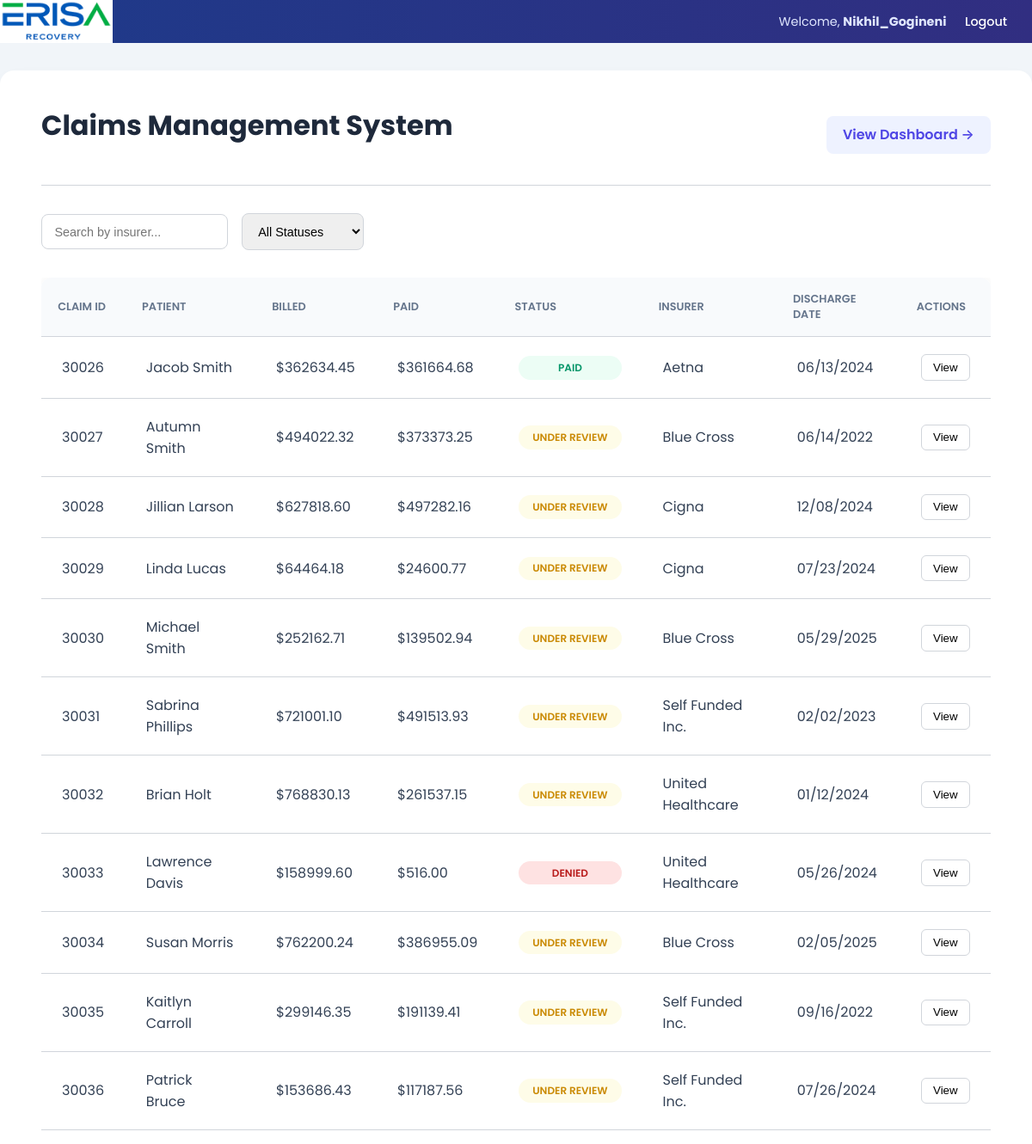
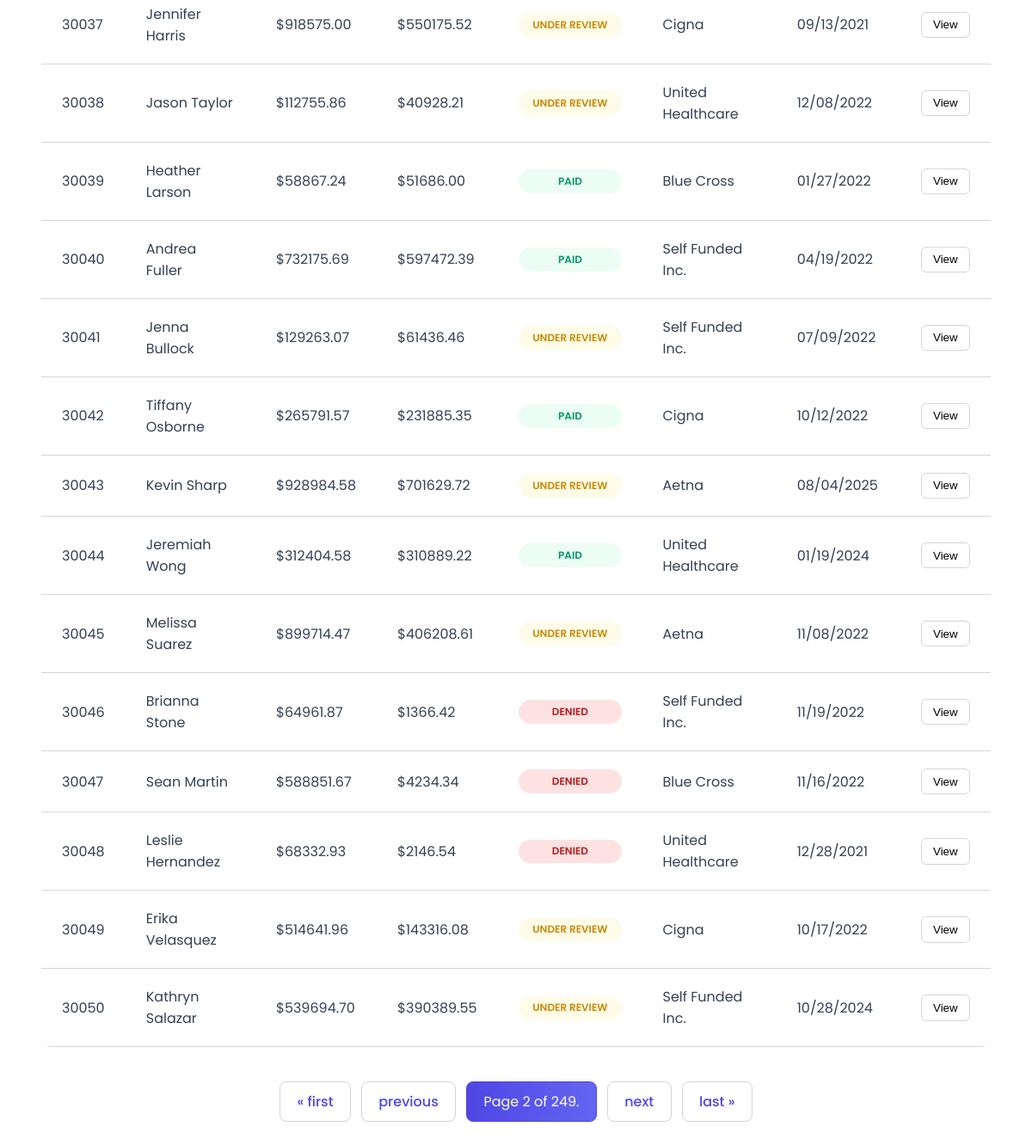
/?page=2&status=&insurer= (signed in), run on the app's committed database (2 pictures, top to bottom).
### claims/models.py (models this page shows, shortened)
class Claim(models.Model):
    patient_name = models.CharField(max_length=255)
    billed_amount = models.DecimalField(max_digits=10, decimal_places=2)
    paid_amount = models.DecimalField(max_digits=10, decimal_places=2)
    status = models.CharField(max_length=50)
    insurer_name = models.CharField(max_length=255)
    discharge_date = models.DateField()
    is_flagged = models.BooleanField(default=False)

### claims/views.py (the view)
# urls.py: path('', views.claim_list_view, name='claim_list'),
@login_required
def claim_list_view(request):
    query_status = request.GET.get('status', '')
    query_insurer = request.GET.get('insurer', '')
    claims_list = Claim.objects.all().order_by('id')
    if query_status:
        claims_list = claims_list.filter(status__iexact=query_status)
    if query_insurer:
        claims_list = claims_list.filter(insurer_name__icontains=query_insurer)
    paginator = Paginator(claims_list, 25)
    page_number = request.GET.get('page')
    claims_page = paginator.get_page(page_number)
    context = {
        'claims_page': claims_page,
        'selected_status': query_status,
        'selected_insurer': query_insurer
    }
    if 'HX-Request' in request.headers:
        return render(request, 'claims/partials/claim_results.html', context)
    context['statuses'] = Claim.objects.values_list('status', flat=True).distinct()
    context['insurers'] = Claim.objects.values_list('insurer_name', flat=True).distinct()
    return render(request, 'claims/claim_list.html', context)

### claims/templates/claims/claim_list.html (shortened to what this page needs)
{% extends 'claims/base.html' %}
{% block content %}
<div class="container">
    <div class="header-nav">
        <h1>Claims Management System</h1>
        <a href="{% url 'dashboard' %}" class="nav-link">View Dashboard &rarr;</a>
    </div>
    <div class="filter-form">
        <input type="text" name="insurer" placeholder="Search by insurer..." value="{{ selected_insurer }}"
               hx-get="{% url 'claim_list' %}"
               hx-trigger="keyup changed delay:500ms"
               hx-target="#results-container"
               hx-swap="innerHTML"
               hx-include="[name='status']">
        <select name="status"
                hx-get="{% url 'claim_list' %}"
                hx-trigger="change"
                hx-target="#results-container"
                hx-swap="innerHTML"
                hx-include="[name='insurer']">
            <option value="">All Statuses</option>
        </select>
    </div>
    <div id="results-container">
        {% include 'claims/partials/claim_results.html' %}
    </div>
</div>
{% endblock %}

### claims/templates/claims/base.html (shortened to what this page needs)
{% load static %}
<!DOCTYPE html>
<html lang="en">
<head>
    <link rel="stylesheet" href="{% static 'css/styles.css' %}">
</head>
<body>
    {% block user_bar %}
    <div class="user-bar">
        <a href="{% url 'claim_list' %}" class="logo-link">
            <img src="{% static 'images/company_logo.png' %}" alt="ERISA Recovery Logo" class="company-logo">
        </a>
        <div class="user-info">
        {% if user.is_authenticated %}
            <span>Welcome, <strong>{{ user.username }}</strong></span>
            <form action="{% url 'logout' %}" method="post" style="display: inline;">
                <button type="submit" class="link-button">Logout</button>
            </form>
        {% else %}
            <a href="{% url 'login' %}">Login</a>
            <a href="{% url 'signup' %}">Sign Up</a>
        {% endif %}
        </div>
    </div>
    {% endblock user_bar %}
    {% block content %}{% endblock %}
</body>
</html>

### claims/templates/claims/partials/claim_results.html (shortened to what this page needs)
<div class="table-container">
    <table class="claims-table" x-data="{ openClaimId: null }">
        <thead>
            <tr>
                <th>Claim ID</th>
                <th>Patient</th>
                <th>Billed</th>
                <th>Paid</th>
                <th>Status</th>
                <th>Insurer</th>
                <th>Discharge Date</th>
                <th>Actions</th>
            </tr>
        </thead>
        <tbody>
            {% for claim in claims_page %}
            <tr class="claim-row">
                <td>{{ claim.id }}</td>
                <td>{{ claim.patient_name }}</td>
                <td>${{ claim.billed_amount }}</td>
                <td>${{ claim.paid_amount }}</td>
                <td>
                    <span class="status status-{{ claim.status|slugify }}">{{ claim.status }}</span>
                </td>
                <td>{{ claim.insurer_name }}</td>
                <td>{{ claim.discharge_date|date:"m/d/Y" }}</td>
                <td>
                    <button
                        hx-get="{% url 'claim_detail' claim.pk %}"
                        hx-target="#details-content-{{ claim.id }}"
                        hx-swap="innerHTML"
                        @click="openClaimId = (openClaimId === {{ claim.id }} ? null : {{ claim.id }})">
                        View
                    </button>
                </td>
            </tr>
            {% empty %}
            <tr>
                <td colspan="8">No claims found.</td>
            </tr>
            {% endfor %}
        </tbody>
    </table>
</div>
<div class="pagination">
    <span class="step-links">
        {% if claims_page.has_previous %}
            <a href="?page=1&status={{ selected_status }}&insurer={{ selected_insurer }}">&laquo; first</a>
            <a href="?page={{ claims_page.previous_page_number }}&status={{ selected_status }}&insurer={{ selected_insurer }}">previous</a>
        {% endif %}
        <span class="current">
            Page {{ claims_page.number }} of {{ claims_page.paginator.num_pages }}.
        </span>
        {% if claims_page.has_next %}
            <a href="?page={{ claims_page.next_page_number }}&status={{ selected_status }}&insurer={{ selected_insurer }}">next</a>
            <a href="?page={{ claims_page.paginator.num_pages }}&status={{ selected_status }}&insurer={{ selected_insurer }}">last &raquo;</a>
        {% endif %}
    </span>
</div>

### static/css/styles.css (style rules this page uses)
:root { --primary-color: #4f46e5; --primary-hover: #4338ca; --secondary-color: #10b981; --border-color: #d1d5db; --background-color: #f1f5f9; --text-color: #334155; --text-muted: #64748b; --header-bg: #ffffff; --danger-color: #ef4444; --status-paid-bg: #ecfdf5; --status-paid-text: #059669; --status-denied-bg: #fee2e2; --status-denied-text: #b91c1c; --status-under-review-bg: #fefce8; --status-under-review-text: #ca8a04; }
body { font-family: 'Poppins', -apple-system, BlinkMacSystemFont, "Segoe UI", Roboto, "Helvetica Neue", Arial, sans-serif; background-color: var(--background-color); color: var(--text-color); margin: 0; }
.user-bar { background: linear-gradient(90deg, #1e3a8a, #312e81); color: #e0e7ff; font-size: 0.9em; display: flex; justify-content: space-between; align-items: center; }
.user-info { display: flex; align-items: center; gap: 1.5em; padding-right: 2em; }
.user-bar a, .link-button { color: #ffffff; font-weight: 500; text-decoration: none; transition: color 0.2s; }
.link-button { background: none; border: none; cursor: pointer; padding: 0; font-size: inherit; font-family: inherit; }
.container { max-width: 1400px; margin: 2em auto; background-color: var(--header-bg); border-radius: 16px; box-shadow: 0 10px 25px -5px rgba(0,0,0,0.07), 0 4px 6px -2px rgba(0,0,0,0.05); padding: 2.5em 3em; }
a { color: var(--primary-color); text-decoration: none; font-weight: 500; }
.header-nav { display: flex; justify-content: space-between; align-items: center; margin-bottom: 2em; padding-bottom: 1.5em; border-bottom: 1px solid var(--border-color); }
h1, h2, h3, h4 { margin-top: 0; color: #1e293b; }
h1 { font-size: 2em; font-weight: 700; }
.nav-link { font-weight: 600; padding: 0.6em 1.2em; border-radius: 8px; transition: background-color 0.2s; background-color: #eef2ff; color: var(--primary-color); }
.filter-form { display: flex; gap: 1em; align-items: center; margin-bottom: 2em; }
.filter-form input, .filter-form select { font-size: 0.9em; padding: 0.8em 1em; border-radius: 8px; border: 1px solid var(--border-color); }
.claims-table { width: 100%; border-collapse: collapse; border-radius: 12px; overflow: hidden; box-shadow: 0 0 15px rgba(0,0,0,0.05); }
.claims-table th, .claims-table td { padding: 1.25em 1.5em; text-align: left; border-bottom: 1px solid var(--border-color); }
.claims-table th { background-color: #f8fafc; font-weight: 600; font-size: 0.8em; text-transform: uppercase; color: var(--text-muted); }
.claims-table button { background-color: #fff; border: 1px solid var(--border-color); padding: 0.5em 1em; border-radius: 6px; cursor: pointer; font-weight: 500; transition: all 0.2s; }
.status { display: inline-block; padding: 0.4em 0.8em; font-size: 0.75em; font-weight: 600; border-radius: 9999px; text-transform: uppercase; min-width: 100px; text-align: center; }
.status-paid { background-color: var(--status-paid-bg); color: var(--status-paid-text); }
.status-denied { background-color: var(--status-denied-bg); color: var(--status-denied-text); }
.status-under-review { background-color: var(--status-under-review-bg); color: var(--status-under-review-text); }
.pagination { margin-top: 2.5em; text-align: center; }
.pagination a, .pagination .current { display: inline-block; padding: 0.6em 1.2em; margin: 0 0.25em; border-radius: 8px; text-decoration: none; color: var(--primary-color); border: 1px solid var(--border-color); transition: all 0.2s; }
.pagination .current { background: linear-gradient(90deg, var(--primary-color), #6366f1); color: white; border-color: var(--primary-color); }
.table-container { width: 100%; overflow-x: auto; }
.company-logo { height: 50px; width: auto; display: block; }

### data on the page
Claim: id "30026", patient_name "Jacob Smith", billed_amount "362634.45", paid_amount "361664.68", status "PAID", insurer_name "Aetna", discharge_date "06/13/2024"
Claim: id "30027", patient_name "Autumn Smith", billed_amount "494022.32", paid_amount "373373.25", status "UNDER REVIEW", insurer_name "Blue Cross", discharge_date "06/14/2022"
Claim: id "30028", patient_name "Jillian Larson", billed_amount "627818.60", paid_amount "497282.16", status "UNDER REVIEW", insurer_name "Cigna", discharge_date "12/08/2024"
Claim: id "30029", patient_name "Linda Lucas", billed_amount "64464.18", paid_amount "24600.77", status "UNDER REVIEW", insurer_name "Cigna", discharge_date "07/23/2024"
Claim: id "30030", patient_name "Michael Smith", billed_amount "252162.71", paid_amount "139502.94", status "UNDER REVIEW", insurer_name "Blue Cross", discharge_date "05/29/2025"
Claim: id "30031", patient_name "Sabrina Phillips", billed_amount "721001.10", paid_amount "491513.93", status "UNDER REVIEW", insurer_name "Self Funded Inc.", discharge_date "02/02/2023"
Claim: id "30032", patient_name "Brian Holt", billed_amount "768830.13", paid_amount "261537.15", status "UNDER REVIEW", insurer_name "United Healthcare", discharge_date "01/12/2024"
Claim: id "30033", patient_name "Lawrence Davis", billed_amount "158999.60", paid_amount "516.00", status "DENIED", insurer_name "United Healthcare", discharge_date "05/26/2024"
Claim: id "30034", patient_name "Susan Morris", billed_amount "762200.24", paid_amount "386955.09", status "UNDER REVIEW", insurer_name "Blue Cross", discharge_date "02/05/2025"
Claim: id "30035", patient_name "Kaitlyn Carroll", billed_amount "299146.35", paid_amount "191139.41", status "UNDER REVIEW", insurer_name "Self Funded Inc.", discharge_date "09/16/2022"
Claim: id "30036", patient_name "Patrick Bruce", billed_amount "153686.43", paid_amount "117187.56", status "UNDER REVIEW", insurer_name "Self Funded Inc.", discharge_date "07/26/2024"
Claim: id "30037", patient_name "Jennifer Harris", billed_amount "918575.00", paid_amount "550175.52", status "UNDER REVIEW", insurer_name "Cigna", discharge_date "09/13/2021"
Claim: id "30038", patient_name "Jason Taylor", billed_amount "112755.86", paid_amount "40928.21", status "UNDER REVIEW", insurer_name "United Healthcare", discharge_date "12/08/2022"
Claim: id "30039", patient_name "Heather Larson", billed_amount "58867.24", paid_amount "51686.00", status "PAID", insurer_name "Blue Cross", discharge_date "01/27/2022"
Claim: id "30040", patient_name "Andrea Fuller", billed_amount "732175.69", paid_amount "597472.39", status "PAID", insurer_name "Self Funded Inc.", discharge_date "04/19/2022"
Claim: id "30041", patient_name "Jenna Bullock", billed_amount "129263.07", paid_amount "61436.46", status "UNDER REVIEW", insurer_name "Self Funded Inc.", discharge_date "07/09/2022"
Claim: id "30042", patient_name "Tiffany Osborne", billed_amount "265791.57", paid_amount "231885.35", status "PAID", insurer_name "Cigna", discharge_date "10/12/2022"
Claim: id "30043", patient_name "Kevin Sharp", billed_amount "928984.58", paid_amount "701629.72", status "UNDER REVIEW", insurer_name "Aetna", discharge_date "08/04/2025"
Claim: id "30044", patient_name "Jeremiah Wong", billed_amount "312404.58", paid_amount "310889.22", status "PAID", insurer_name "United Healthcare", discharge_date "01/19/2024"
Claim: id "30045", patient_name "Melissa Suarez", billed_amount "899714.47", paid_amount "406208.61", status "UNDER REVIEW", insurer_name "Aetna", discharge_date "11/08/2022"
Claim: id "30046", patient_name "Brianna Stone", billed_amount "64961.87", paid_amount "1366.42", status "DENIED", insurer_name "Self Funded Inc.", discharge_date "11/19/2022"
Claim: id "30047", patient_name "Sean Martin", billed_amount "588851.67", paid_amount "4234.34", status "DENIED", insurer_name "Blue Cross", discharge_date "11/16/2022"
Claim: id "30048", patient_name "Leslie Hernandez", billed_amount "68332.93", paid_amount "2146.54", status "DENIED", insurer_name "United Healthcare", discharge_date "12/28/2021"
Claim: id "30049", patient_name "Erika Velasquez", billed_amount "514641.96", paid_amount "143316.08", status "UNDER REVIEW", insurer_name "Cigna", discharge_date "10/17/2022"
Claim: id "30050", patient_name "Kathryn Salazar", billed_amount "539694.70", paid_amount "390389.55", status "UNDER REVIEW", insurer_name "Self Funded Inc.", discharge_date "10/28/2024"

### other printed values
{{ user.username }} "Nikhil_Gogineni"
{{ claims_page.number }} "2"
{{ claims_page.paginator.num_pages }} "249"
